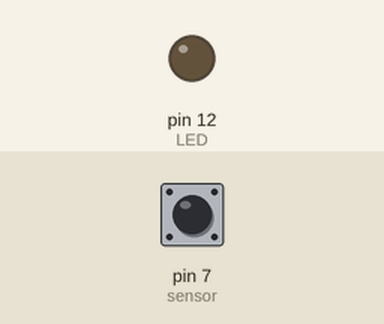
This sketch was run on a simulated Arduino Uno, built with avr-gcc and run on an emulated ATmega328P. Shown: output pins drawn as LEDs (lit = HIGH). Inputs (shaded band) come from the test bench; at power-on: pin 7 (sensor) LOW. What the sketch prints to the serial monitor is not drawn.

Above: at 1.2 s.
1.3 s: pin 7 (sensor) driven HIGH
At 2.0 s:
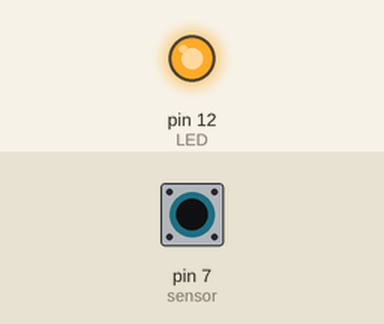
2.8 s: pin 7 (sensor) pulsed LOW 2 times (0.12 s each, 0.3 s apart)
At 8.4 s:
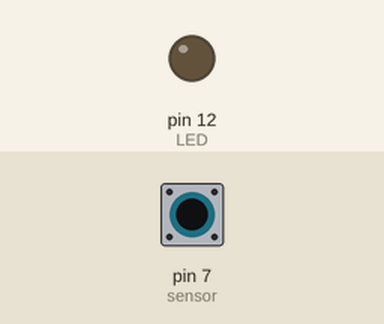
Timing chart, 0 to 9.9 s (numbered marks = the images above; inputs shaded):
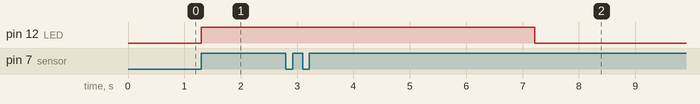

The sketch:

PIR_HUR.ino
```cpp
int sensor = 7;
int LED = 12;
boolean PIRstatus = false;
boolean state_LED = false;
int interval = 4000; // after 4 sec, turn off LED
unsigned long previousMillis = 0; //PIR 센서로 인체 감지한 마지막 시간
unsigned long startMillis = 0; //LED가 켜진 시간

void setup() {
  pinMode(sensor, INPUT);
  pinMode(LED, OUTPUT);

  digitalWrite(LED, state_LED);

  Serial.begin(9600);
  while (!Serial);
}

void loop() {
  boolean state_current = digitalRead(sensor);

  //이전에 감지됮 않은 상태에서 감지 상태로 변한 경우
  if (state_current == true && PIRstatus == false) {
    previousMillis = millis(); // PIR 센서로 인체를 감지한 시간

    Serial.print("인체가 감지되었습니다 : ");
    if (state_LED) {
      Serial.println("LED ON 상태 유지");
    } else {
      Serial.println("LED OFF -> ON 상태 변경");
      startMillis = previousMillis; // LED가 켜진 시간
    }

    state_LED = true;
    digitalWrite(LED, state_LED);
  }
  PIRstatus = state_current;

  unsigned long currentMillis = millis();
  if (state_LED == true && currentMillis - previousMillis >= interval) {
    Serial.print("시간 경과(");
    Serial.print((currentMillis - startMillis ) / 1000.0, 1);
    Serial.println("초)로 LED를 끕니다");

    state_LED = false;
    digitalWrite(LED, state_LED);
  }
}
```

Measured:
- after the input at 1.3 s, pin 12 (LED): LOW → HIGH at once
- after the input at 2.8 s, pin 12 (LED): HIGH → LOW after 4.4 s instead of 2.5 s
